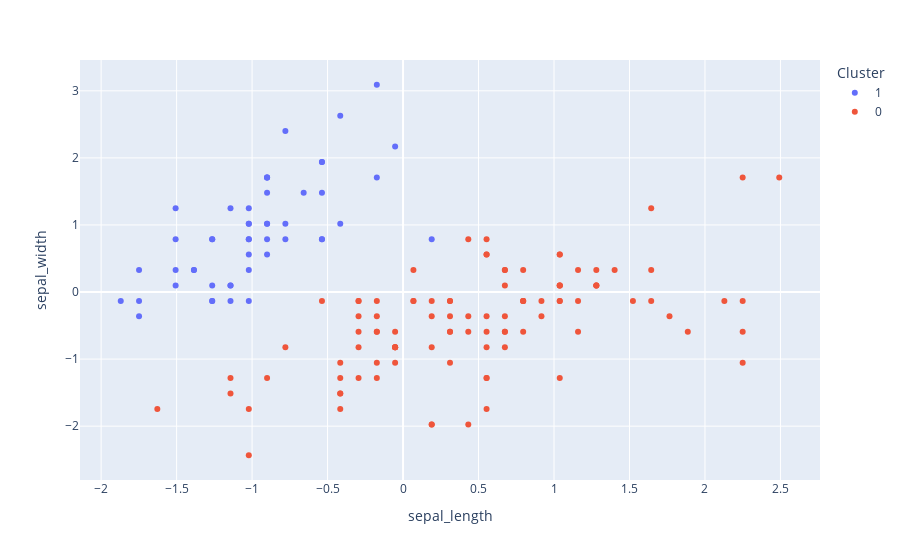

Notebook cell for this chart:
### Code cell
from sklearn.preprocessing import StandardScaler
normalizador = StandardScaler()
x = normalizador.fit_transform(x)
kmeans.fit(x)
clusters_identificados = kmeans.fit_predict(x)
datos_con_clusters = datos.copy()
datos_con_clusters['sepal_length'] = x.T[0]
datos_con_clusters['sepal_width'] = x.T[1]
datos_con_clusters['Cluster'] = clusters_identificados
datos_con_clusters["Cluster"] = datos_con_clusters["Cluster"].astype("category")

fig = px.scatter(datos_con_clusters, 
                 x = "sepal_length", 
                 y = "sepal_width", 
                 color = "Cluster",
#                 size = '', 
                )
fig.show()
